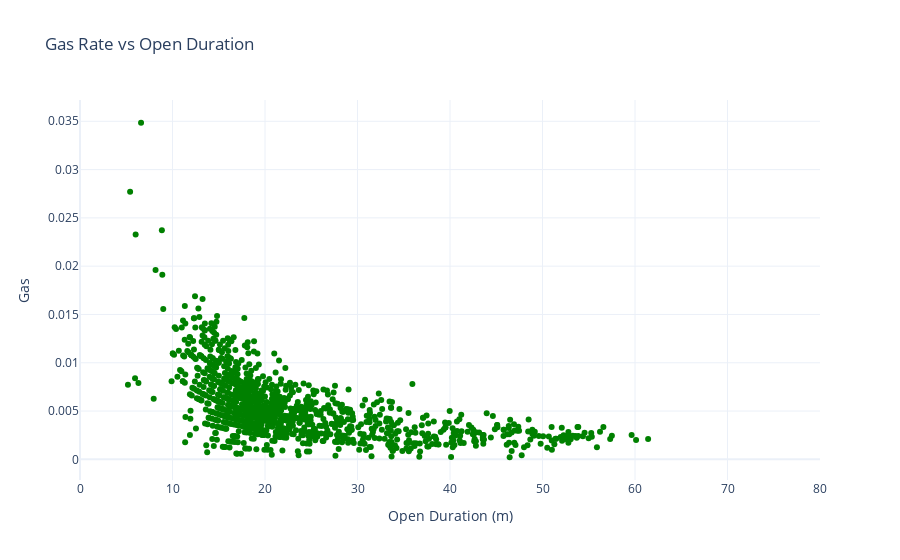

Notebook code cell kept with this figure:
### Code cell
# Create Plotly figure
fig = go.Figure()

# Add scatter plot (point cloud)
fig.add_trace(go.Scatter(
    x=df_z['Open Duration (m)'],
    y=df_z['GasRate'],
    mode='markers',
    marker=dict(size=6, color='green', opacity=1),
    name='Gas Rate'
))

# Customize layout
fig.update_layout(
    title='Gas Rate vs Open Duration',
    xaxis_title='Open Duration (m)',
    yaxis_title='Gas',
    xaxis_range=[0, 80],  # Set x-axis limits (adjust as needed)
    template='plotly_white'
)

# Show plot
fig.show()

### Figure 1 — Plotly figure (JSON) as saved in the notebook; plotly's stock layout.template omitted (floating-point values rounded to 4 significant figures; data arrays with more than 128 entries replaced by an {"elided": "..."} marker saying what was removed)
{"data": [{"marker": {"color": "green", "opacity": 1, "size": 6}, "mode": "markers", "name": "Gas Rate", "type": "scatter", "x": {"elided": "1476 float values"}, "y": {"elided": "1476 float values"}}], "layout": {"title": {"text": "Gas Rate vs Open Duration"}, "xaxis": {"range": [0, 80], "title": {"text": "Open Duration (m)"}}, "yaxis": {"title": {"text": "Gas"}}}}
